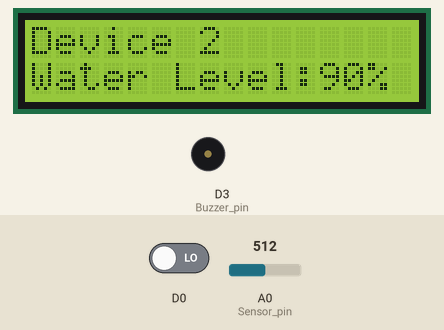
Recording of a sketch running on a simulated ESP8266 (NodeMCU). On the bench: 16×2 character LCD, buzzer (waves = sounding, pin HIGH). Inputs (shaded band) come from the test bench; at power-on: D0 LOW, A0 (Sensor_pin) = 512. What the sketch prints to the serial monitor is not drawn.

Above: at 3.7 s.
3.8 s: D0 driven HIGH
At 4.5 s:
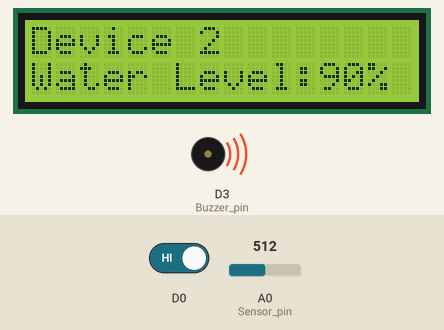
5.6 s: A0 (Sensor_pin) set to 716
At 6.2 s:
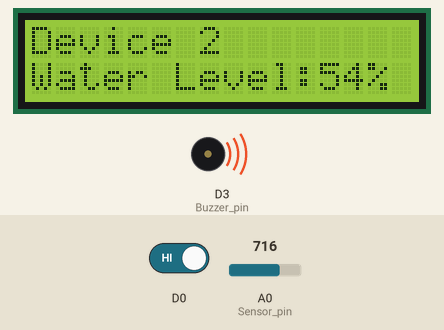
7.2 s: A0 (Sensor_pin) set to 900
At 7.8 s:
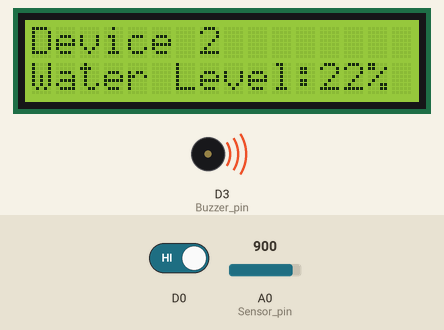
8.8 s: A0 (Sensor_pin) set to 1023
At 9.3 s:
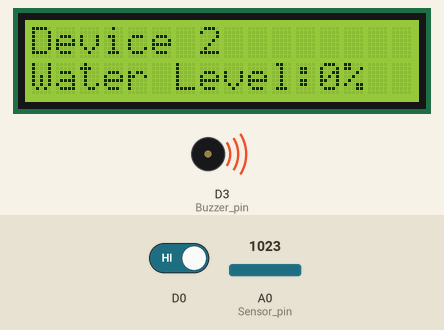
Timing chart, 0 to 11.4 s (numbered marks = the images above; inputs shaded):
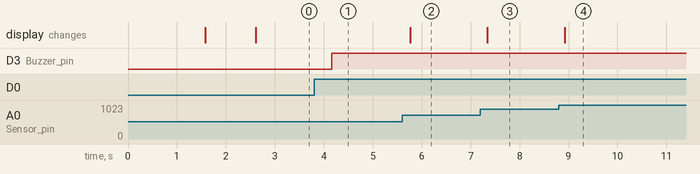

The sketch:

Device-2.ino
```cpp
// This example sends data to multiple variables to
// Ubidots through HTTP protocol.

/****************************************
 * Include Libraries
 ****************************************/

#include "Ubidots.h"
#include <LiquidCrystal_I2C.h>

/****************************************
 * Define Instances and Constants
 ****************************************/
int Sensor_pin = A0;
int Buzzer_pin = D3;

const char* UBIDOTS_TOKEN = "BBFF-UAXxUtHas9X4kOVBuoOWNsJQUTeUHF";  // Put here your Ubidots TOKEN
const char* WIFI_SSID = "Galaxy M31s85EE";      // Put here your Wi-Fi SSID
const char* WIFI_PASS = "qwert12345";      // Put here your Wi-Fi password

Ubidots ubidots(UBIDOTS_TOKEN, UBI_HTTP);
LiquidCrystal_I2C lcd(0x27, 16, 2);

/****************************************
 * Auxiliar Functions
 ****************************************/

// Put here your auxiliar functions

/****************************************
 * Main Functions
 ****************************************/

void setup() {
  Serial.begin(115200);

  //----CONNECTING TO WIFI----//
  ubidots.wifiConnect(WIFI_SSID, WIFI_PASS);
  // ubidots.setDebug(true);  // Uncomment this line for printing debug messages

  //----SETTING PIN CONFIGURATIONS----//
  pinMode(Sensor_pin, INPUT);
  pinMode(Buzzer_pin, OUTPUT);

  //----LCD INITIALIZATION----//
  lcd.init();
  lcd.backlight();
  lcd.setCursor(0,0);         // move cursor to   (0, 0)
  lcd.print("Setup Completed");
  delay(1000);
}

void loop() {

  //----READING VALUE FROM SENSOR----//
  float water_value = analogRead(Sensor_pin); //analogRead(Sensor_pin)
  float water_value1 = digitalRead(D0);

  Serial.print("Water level = ");
  Serial.print(water_value);
  Serial.print("  ");
  Serial.println(water_value1);

  water_value = map(water_value, 525, 1024, 88, 0);
  Serial.println(water_value);
  digitalWrite(Buzzer_pin, water_value1);


  //----LCD INTERFACING----//
  lcd.clear();// clear previous values from screen
  lcd.setCursor(0,0);
  lcd.print("Device 2");
  lcd.setCursor(0,1);
  lcd.print("Water Level:");
  lcd.print(int(water_value));
  lcd.print("%");

  //----UPDATING VARIABLE VALUE ON UBIDOTS----//
  ubidots.add("Device2-v1", water_value);  // Change for your variable name

  bool bufferSent = false;
  bufferSent = ubidots.send();  // Will send data to a device label that matches the device Id

  if (bufferSent) {
    // Do something if values were sent properly
    Serial.println("Values sent by the device");
  }

  delay(500);
}
```

Measured:
- after the input at 3.8 s, D3 (Buzzer_pin): LOW → HIGH after 0.36 s
- after the input at 5.6 s, the display: changes after 0.16 s (image 2)
- after the input at 7.2 s, the display: changes after 0.14 s (image 3)
- after the input at 8.8 s, the display: changes after 0.12 s (image 4)
